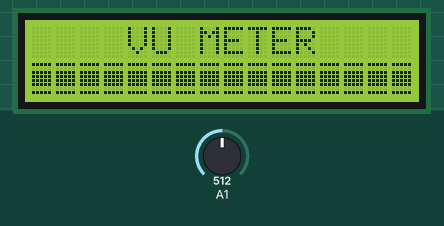
Simulated run of this sketch. Board: Arduino Uno, built with avr-gcc and run on an emulated ATmega328P. Shown: 16×2 character LCD. The test bench sets the inputs (shaded band); at power-on: A1 = 512.

Above: at 2.1 s.
At 3.7 s:
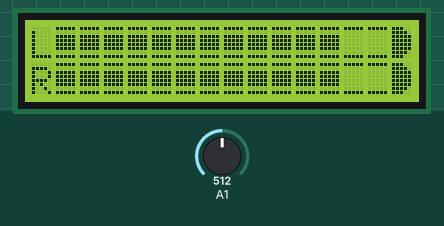
4.4 s: A1 set to 447
7.7 s: A1 set to 422
At 8.79 s:
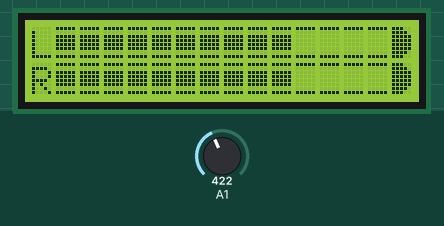
10.6 s: A1 set to 900
At 12.1 s:
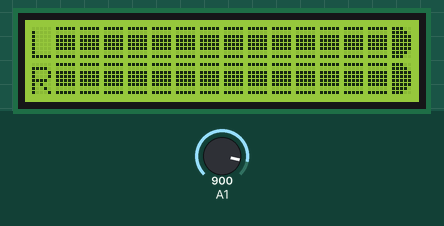
12.4 s: A1 set to 787
14.3 s: A1 set to 761
At 15.47 s:
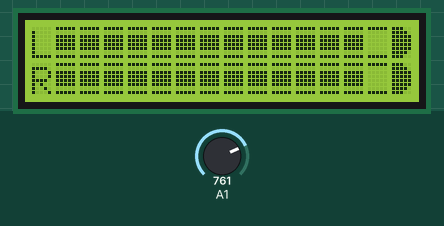
17.6 s: A1 set to 6
At 18.73 s:
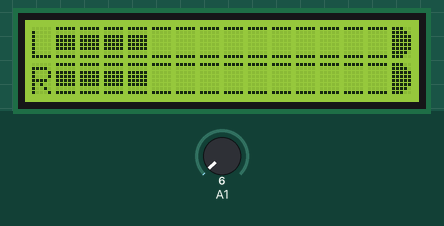

Measured:
- the behaviour switches between 436 and 435 on A1 (found by bisection; images 1 and 2)
- the behaviour switches between 775 and 774 on A1 (found by bisection; images 3 and 4)
- after the input at 7.7 s, the display: first differs from a run without the input after 0.82 s (image 2 shows a later state)
- after the input at 10.6 s, the display: first differs from a run without the input after 0.31 s (image 3 shows a later state)
- after the input at 12.4 s, every drawn part: stays the same
- after the input at 14.3 s, the display: changes after 0.57 s (image 4)
- after the input at 17.6 s, the display: first differs from a run without the input after 0.78 s (image 5 shows a later state)
- what the display in image 0 shows lasts 0.6 s, from 2.1 s to 2.7 s

The sketch:

VU.ino
```cpp
/*
   Mechanical VU meter
   Author: Marco Croce
   Version: 1.0 - 09/2021
*/

// library used for the LCD display
#include <LiquidCrystal.h>

/*
   Bit / Pixel Mapping to create the letters
   and the symbols to show on the display
*/

byte c0[8] = {
  B11111,
  B00000,
  B00000,
  B00000,
  B00000,
  B00000,
  B00000,
  B11111
};

byte c1[8] = {
  B11111,
  B00000,
  B10000,
  B10000,
  B10000,
  B10000,
  B00000,
  B11111
};

byte c2[8] = {
  B11111,
  B00000,
  B11000,
  B11000,
  B11000,
  B11000,
  B00000,
  B11111
};

byte c3[8] = {
  B11111,
  B00000,
  B11100,
  B11100,
  B11100,
  B11100,
  B00000,
  B11111
};

byte c4[8] = {
  B11111,
  B00000,
  B11110,
  B11110,
  B11110,
  B11110,
  B00000,
  B11111
};

byte c5[8] = {
  B11111,
  B00000,
  B11111,
  B11111,
  B11111,
  B11111,
  B00000,
  B11111
};

byte C[8] = {
  B11100,
  B11110,
  B11111,
  B11111,
  B11111,
  B11111,
  B11110,
  B11100
};

byte R[8] = {
  B00000,
  B11110,
  B10001,
  B10001,
  B11110,
  B10100,
  B10010,
  B10001
};

byte L[8] = {
  B00000,
  B10000,
  B10000,
  B10000,
  B10000,
  B10000,
  B10000,
  B11111
};

// Set the LCD's pin number through the constructor
LiquidCrystal lcd(12, 11, 5, 4, 3, 2);
// Range of dB values
int valori[] = {-75, -50, -40, -30, -20, 0, 5, 10};

/*
   Variables:
   - valore -> The value of volts read using Arduino
   - i -> A simple counter
   - dbVU -> The value of dbVU obtained by valore
   - livello -> A counter for the rectangles of the VU Meter
 */
int valore = 0, i = 0;
double dbVU;
int livello;

void setup()
{
// set up the LCD's number of columns and rows
  lcd.begin(16, 2);
// set up the pin from which to read the value
  pinMode(A1, INPUT);

/*
   Creation of the custom characters to be used
   on the display
*/
  lcd.createChar(1, c1);
  lcd.createChar(2, c2);
  lcd.createChar(3, c3);
  lcd.createChar(4, c4);
  lcd.createChar(5, c5);
  lcd.createChar(6, c0);
  lcd.createChar(7, C);
  lcd.createChar(8, L);
  lcd.createChar(9, R);

// Loading initial screen
  lcd.setCursor(0, 0);
  lcd.print("    VU METER    ");
  delay(500);

// Loading line
  for ( livello = 0; livello < 16; livello++ )
  {
    lcd.setCursor(livello, 1);
    lcd.write(5);
    delay(100);
  }

  delay(500);

  lcd.clear();

  delay(500);

}

void loop()
{
// Letter L - LEFT
  lcd.setCursor(0,0);
  lcd.write(8);
// Letter R - RIGHT
  lcd.setCursor(0,1);
  lcd.write(9);

// Delimitation symbol C
  lcd.setCursor(15,0);
  lcd.write(7);
  lcd.setCursor(15,1);
  lcd.write(7);

  delay(100);

// Voltage reading from the pin A1
  do
  {
    valore = analogRead(A1);
  } while ( valore <= 5 );

/*
   1) valore*0.0049 -> Arduino reads 4.9 mV to unit, so this is
   the conversion to volt
   More info at: https://www.arduino.cc/reference/it/language/functions/analog-io/analogread/
   2) valore*0.0049/1.2 -> 1.2 represents the value of SOL ( Standard Operative Level ), used
   to indicate the maximum level to avoid the saturation, for VU Meter is 1.2 Volt
   3) 20*log( valore*0.0049/1.2 ) -> This is the formula to converts values from volt to
   db for VU Meter, dbVU
 */
  dbVU = (log10((double)valore*0.0049/1.2))*20;

  // Setting the new rectangles
  for (int i = 0, livello = 1; i < 7; i++) {
    if (valori[i] < dbVU) {
      lcd.setCursor(livello, 0);
      lcd.write(5);
      lcd.setCursor(livello++, 1);
      lcd.write(5);
      delay(50);
      lcd.setCursor(livello, 0);
      lcd.write(5);
      lcd.setCursor(livello++, 1);
      lcd.write(5);
    }
  }

  // Removing the old rectangles
  for (int i = 7, livello = 14; i > 0; i--) {
    if (valori[i] > dbVU) {
      lcd.setCursor(livello, 0);
      lcd.write(6);
      lcd.setCursor(livello--, 1);
      lcd.write(6);
      delay(50);
      lcd.setCursor(livello, 0);
      lcd.write(6);
      lcd.setCursor(livello--, 1);
      lcd.write(6);
    }
  }

  delay(100);

}
```
